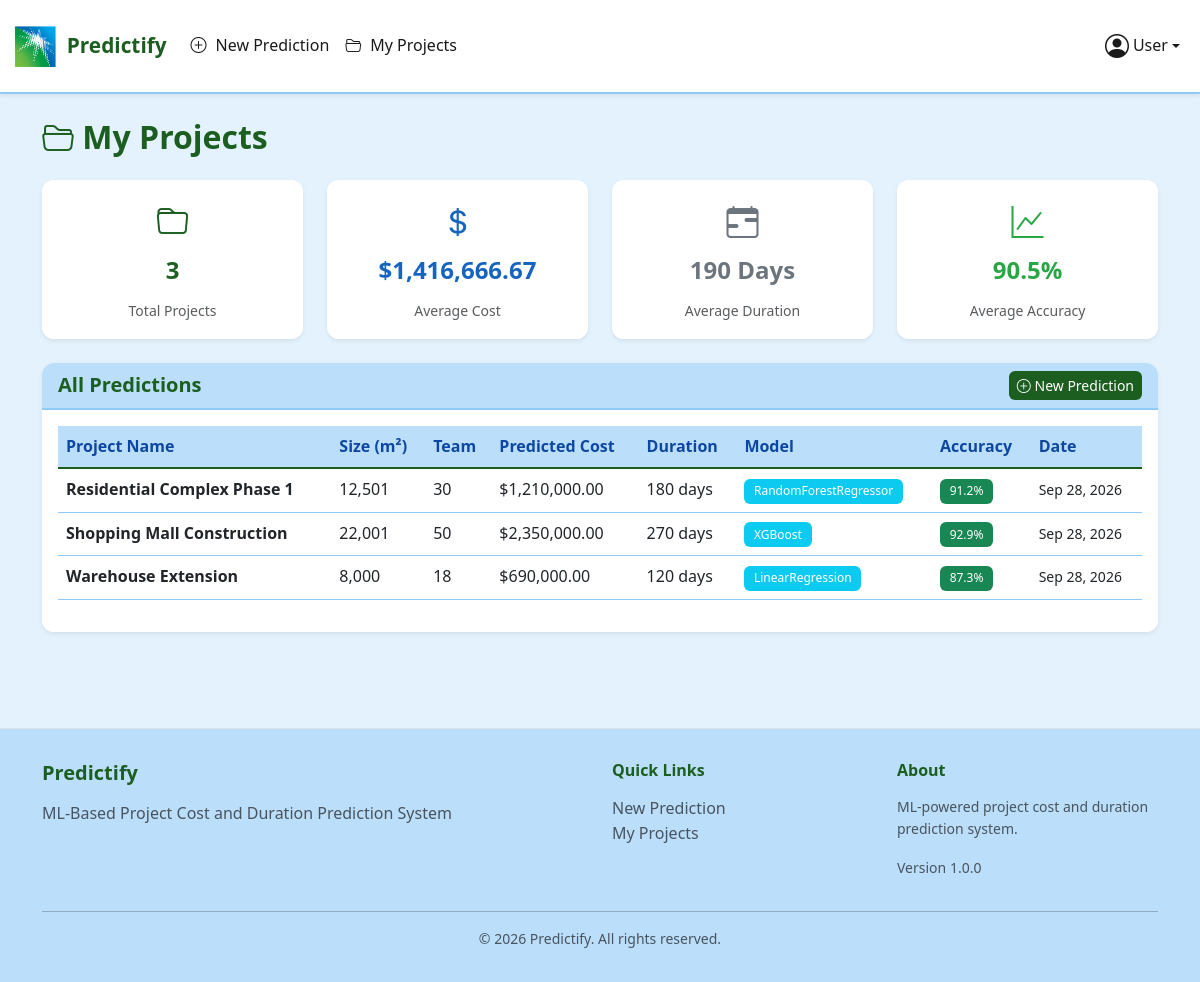
Screenshot of /user/my_projects.php (signed in) with the database file from the repository.
### tables this page shows
CREATE TABLE IF NOT EXISTS projects (
    id INT AUTO_INCREMENT PRIMARY KEY,
    user_id INT NOT NULL,
    project_name VARCHAR(200) NOT NULL,
    project_size DECIMAL(10,2) NOT NULL COMMENT 'Project size in square meters',
    team_members INT NOT NULL,
    equipment_count INT NOT NULL,
    material_cost DECIMAL(12,2) NOT NULL,
    complexity_level INT NOT NULL COMMENT '1-5 scale',
    predicted_cost DECIMAL(12,2) DEFAULT NULL,
    predicted_duration INT DEFAULT NULL COMMENT 'Duration in days',
    best_model VARCHAR(50) DEFAULT NULL,
    accuracy DECIMAL(5,4) DEFAULT NULL COMMENT 'R² score',
    plot_image VARCHAR(255) DEFAULT NULL COMMENT 'ML visualization plot filename',
    created_at TIMESTAMP DEFAULT CURRENT_TIMESTAMP,
    FOREIGN KEY (user_id) REFERENCES users(id) ON DELETE CASCADE
);

### config/db_config.php (called while the page is built, shortened)
<?php
function executePreparedQuery($conn, $sql, $types, $params) {
    $stmt = $conn->prepare($sql);
    if (!empty($params)) {
        $stmt->bind_param($types, ...$params);
    }
    $result = $stmt->execute();
    $output = ['success' => true];
    if (stripos($sql, 'SELECT') === 0) {
        $output['result'] = $stmt->get_result();
    } else {
        $output['affected_rows'] = $stmt->affected_rows;
        $output['insert_id'] = $conn->insert_id;
    }
    return $output;
}
?>

### config/settings.php (called while the page is built, shortened)
<?php
function formatCurrency($amount) {
    return '$' . number_format($amount, 2);
}
function formatDate($date) {
    return date('M d, Y', strtotime($date));
}

### user/my_projects.php (the view, shortened to what this page needs)
<?php
require_once '../config/settings.php';
require_once '../config/db_config.php';
$sql = "SELECT * FROM projects WHERE user_id = ? ORDER BY created_at DESC";
$result = executePreparedQuery($conn, $sql, 'i', [$_SESSION['user_id']]);
$projects = $result['result'];
$sql = "SELECT
        COUNT(*) as total_projects,
        AVG(predicted_cost) as avg_cost,
        AVG(predicted_duration) as avg_duration,
        AVG(accuracy) as avg_accuracy
        FROM projects WHERE user_id = ?";
$statsResult = executePreparedQuery($conn, $sql, 'i', [$_SESSION['user_id']]);
$stats = $statsResult['result']->fetch_assoc();
include '../includes/header.php';
?>
<div class="container">
    <div class="row">
        <div class="col-12">
            <h2 class="mb-4" style="color: var(--primary-color);">
                <i class="bi bi-folder2-open"></i> My Projects
            </h2>
        </div>
    </div>
    <?php if ($stats['total_projects'] > 0): ?>
        <div class="row g-4 mb-4">
            <div class="col-md-3">
                <div class="card border-0 shadow-sm">
                    <div class="card-body text-center">
                        <i class="bi bi-folder" style="font-size: 2rem; color: var(--primary-color);"></i>
                        <h4 class="mt-2" style="color: var(--primary-color);">
                            <?php echo $stats['total_projects']; ?>
                        </h4>
                        <p class="text-muted mb-0 small">Total Projects</p>
                    </div>
                </div>
            </div>
            <div class="col-md-3">
                <div class="card border-0 shadow-sm">
                    <div class="card-body text-center">
                        <i class="bi bi-currency-dollar" style="font-size: 2rem; color: var(--secondary-color);"></i>
                        <h4 class="mt-2" style="color: var(--secondary-color);">
                            <?php echo formatCurrency($stats['avg_cost']); ?>
                        </h4>
                        <p class="text-muted mb-0 small">Average Cost</p>
                    </div>
                </div>
            </div>
            <div class="col-md-3">
                <div class="card border-0 shadow-sm">
                    <div class="card-body text-center">
                        <i class="bi bi-calendar-range" style="font-size: 2rem; color: #6c757d;"></i>
                        <h4 class="mt-2" style="color: #6c757d;">
                            <?php echo round($stats['avg_duration']); ?> Days
                        </h4>
                        <p class="text-muted mb-0 small">Average Duration</p>
                    </div>
                </div>
            </div>
            <div class="col-md-3">
                <div class="card border-0 shadow-sm">
                    <div class="card-body text-center">
                        <i class="bi bi-graph-up" style="font-size: 2rem; color: #28a745;"></i>
                        <h4 class="mt-2" style="color: #28a745;">
                            <?php echo number_format($stats['avg_accuracy'] * 100, 1); ?>%
                        </h4>
                        <p class="text-muted mb-0 small">Average Accuracy</p>
                    </div>
                </div>
            </div>
        </div>
    <?php endif; ?>
    <div class="card border-0 shadow-sm">
        <div class="card-header  d-flex justify-content-between align-items-center">
            <h5 class="mb-0" style="color: var(--primary-color);">
                All Predictions
            </h5>
            <a href="add_project.php" class="btn btn-sm btn-primary"
               style="background-color: var(--primary-color); border: none;">
                <i class="bi bi-plus-circle"></i> New Prediction
            </a>
        </div>
        <div class="card-body">
            <?php if ($projects->num_rows > 0): ?>
                <div class="table-responsive">
                    <table class="table table-hover">
                        <thead>
                            <tr>
                                <th>Project Name</th>
                                <th>Size (m²)</th>
                                <th>Team</th>
                                <th>Predicted Cost</th>
                                <th>Duration</th>
                                <th>Model</th>
                                <th>Accuracy</th>
                                <th>Date</th>
                            </tr>
                        </thead>
                        <tbody>
                            <?php while ($project = $projects->fetch_assoc()): ?>
                                <tr>
                                    <td>
                                        <strong><?php echo htmlspecialchars($project['project_name']); ?></strong>
                                    </td>
                                    <td><?php echo number_format($project['project_size'], 0); ?></td>
                                    <td><?php echo $project['team_members']; ?></td>
                                    <td><?php echo formatCurrency($project['predicted_cost']); ?></td>
                                    <td><?php echo $project['predicted_duration']; ?> days</td>
                                    <td>
                                        <span class="badge bg-info">
                                            <?php echo htmlspecialchars($project['best_model']); ?>
                                        </span>
                                    </td>
                                    <td>
                                        <span class="badge bg-success">
                                            <?php echo number_format($project['accuracy'] * 100, 1); ?>%
                                        </span>
                                    </td>
                                    <td><small><?php echo formatDate($project['created_at']); ?></small></td>
                                </tr>
                            <?php endwhile; ?>
                        </tbody>
                    </table>
                </div>
            <?php endif; ?>
        </div>
    </div>
</div>
<?php include '../includes/footer.php'; ?>

### assets/css/style.css (style rules this page uses)
:root { --primary-color: #1B5E20; --secondary-color: #1565C0; --background-color: #E3F2FD; --card-background: #FFFFFF; --accent-dark: #0D47A1; --accent-light: #BBDEFB; --text-dark: #1A1A1A; --text-light: #424242; --border-color: #90CAF9; --shadow: 0 2px 10px rgba(27, 94, 32, 0.15); --shadow-hover: 0 8px 25px rgba(27, 94, 32, 0.25); }
body { font-family: 'Segoe UI', Tahoma, Geneva, Verdana, sans-serif; color: var(--text-dark); background-color: var(--background-color); line-height: 1.6; }
h1, h2, h3, h4, h5, h6 { font-weight: 600; margin-bottom: 1rem; }
a { color: var(--primary-color); text-decoration: none; transition: color 0.3s ease; }
.btn-primary { background-color: var(--primary-color); border-color: var(--primary-color); }
.card { background-color: var(--card-background); border: 1px solid var(--border-color); border-radius: 12px; overflow: hidden; transition: transform 0.3s ease, box-shadow 0.3s ease; box-shadow: var(--shadow); }
.card-header { background-color: var(--accent-light); border-bottom: 2px solid var(--border-color); font-weight: 600; }
.card-body { background-color: var(--card-background); }
.table { background-color: var(--card-background); color: var(--text-dark); }
.table thead th { background-color: var(--accent-light); color: var(--accent-dark); font-weight: 600; border-bottom: 2px solid var(--primary-color); }
.table tbody tr { background-color: var(--card-background); border-bottom: 1px solid var(--border-color); }
.badge { padding: 0.4rem 0.6rem; font-weight: 500; }
.btn { font-weight: 500; border-radius: 6px; transition: all 0.3s ease; }

### rows the page displays
projects: project_name "Residential Complex Phase 1", project_size "12,501", team_members "30", predicted_cost "$1,210,000.00", predicted_duration "180", best_model "RandomForestRegressor", $project['accuracy']*100 "91.2", created_at "Sep 28, 2026"
projects: project_name "Shopping Mall Construction", project_size "22,001", team_members "50", predicted_cost "$2,350,000.00", predicted_duration "270", best_model "XGBoost", $project['accuracy']*100 "92.9", created_at "Sep 28, 2026"
projects: project_name "Warehouse Extension", project_size "8,000", team_members "18", predicted_cost "$690,000.00", predicted_duration "120", best_model "LinearRegression", $project['accuracy']*100 "87.3", created_at "Sep 28, 2026"

### other values shown
APP_NAME "Predictify"
$_SESSION['user_name'] "User"
$stats['total_projects'] "3"
formatCurrency($stats['avg_cost']) "$1,416,666.67"
$stats['avg_duration'] "190"
$stats['avg_accuracy'] * 100 "90.5"
APP_DESCRIPTION "ML-Based Project Cost and Duration Prediction System"
APP_VERSION "1.0.0"
